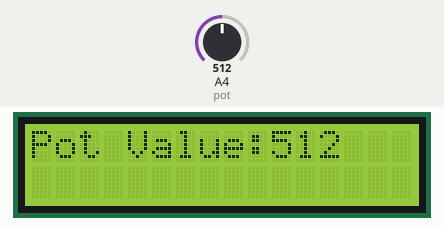
Simulated run of this sketch. Board: Arduino Uno, built with avr-gcc and run on an emulated ATmega328P. Shown: 16×2 character LCD. The inputs (shaded band) are chosen by the test bench; at power-on: A4 (pot) = 512.

Above: at 0.9 s.
1.3 s: A4 (pot) set to 0
At 1.53 s:
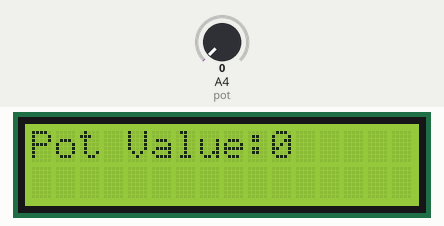
3.1 s: A4 (pot) set to 122
At 3.32 s:
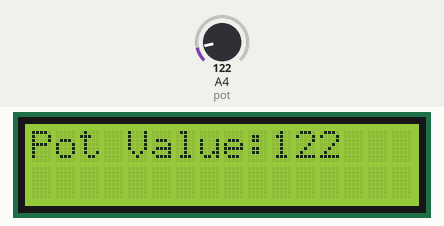
4.6 s: A4 (pot) set to 306
At 4.96 s:
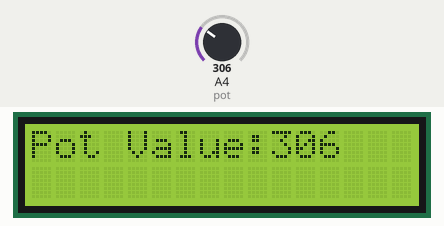
Timing chart, 0 to 7.6 s (numbered marks = the images above; inputs shaded):
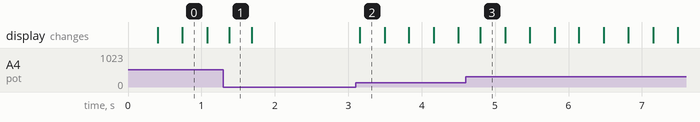

The sketch:

Potentiometer_Value_on_LCD.ino
```cpp
// including LCD Library
#include <LiquidCrystal.h>

// initialize the library with the numbers of the interface pins
LiquidCrystal lcd(11,12, 14, 15, 16, 17);
// declaring Potentiometer interface pins and input variable
int pot = A4;

void setup()
{
// set up the LCD's number of columns and rows:
lcd.begin(16, 2);
lcd.clear();
// accept potentiometer input
pinMode(pot, INPUT);
}

void loop()
{
lcd.setCursor(0,0); // set the cursor to col 0 and row 0 of LCD
lcd.print("Pot Value:"); // prints potentiometer value to LCD
lcd.print(analogRead(pot)); // prints value on variable: pot to LCD
delay(10);
lcd.clear();
}
```

Measured:
- after the input at 1.3 s, the display: changes after 0.08 s (image 1)
- after the input at 3.1 s, the display: changes after 0.05 s (image 2)
- after the input at 4.6 s, the display: changes after 0.20 s (image 3)
